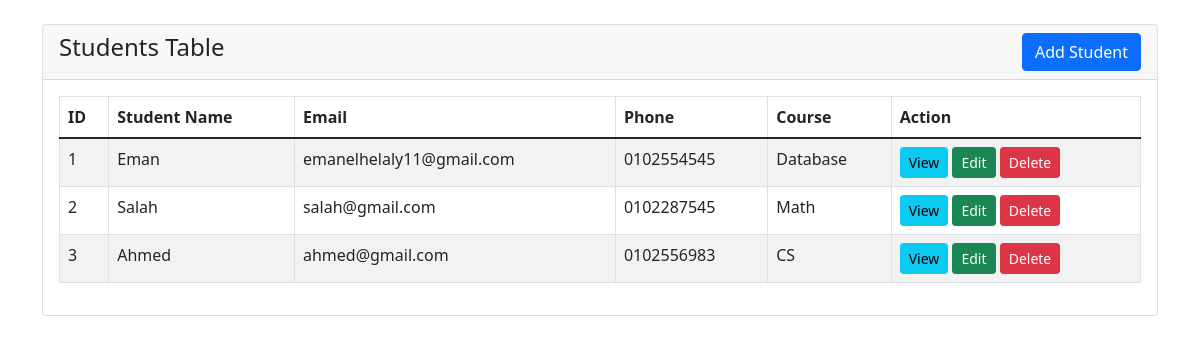
The page / on the database its author committed.
### tables this page shows
CREATE TABLE `students` (
  `id` int(11) NOT NULL,
  `name` varchar(200) NOT NULL,
  `email` varchar(200) NOT NULL,
  `phone` varchar(200) NOT NULL,
  `course` varchar(200) NOT NULL,
  `date` varchar(200) NOT NULL
);

### index.php (the view, shortened to what this page needs)
<?php
    require 'conn.php';
?>
<!doctype html>
<html lang="en">
  <head>
    <link href="https://cdn.jsdelivr.net/npm/bootstrap@5.1.3/dist/css/bootstrap.min.css" rel="stylesheet">
</head>
<body>
    <div class="container mt-4">
        <div class="row">
            <div class="col-md-12">
                <div class="card">
                    <div class="card-header">
                        <h4>Students Table
                            <a href="create.php" class="btn btn-primary float-end">Add Student</a>
                        </h4>
                    </div>
                    <div class="card-body">
                        <table class="table table-bordered table-striped">
                            <thead>
                                <tr>
                                    <th>ID</th>
                                    <th>Student Name</th>
                                    <th>Email</th>
                                    <th>Phone</th>
                                    <th>Course</th>
                                    <th>Action</th>
                                </tr>
                            </thead>
                            <tbody>
                                <?php
                                    $query = "SELECT * FROM students";
                                    $students = mysqli_query($con, $query);
                                    if(mysqli_num_rows($students) > 0)
                                    {
                                        foreach($students as $student)
                                        {
                                            ?>
                                            <tr>
                                                <td><?= $student['id']; ?></td>
                                                <td><?= $student['name']; ?></td>
                                                <td><?= $student['email']; ?></td>
                                                <td><?= $student['phone']; ?></td>
                                                <td><?= $student['course']; ?></td>
                                                <td>
                                                    <a href="view.php?id=<?= $student['id']; ?>" class="btn btn-info btn-sm">View</a>
                                                    <a href="edit.php?id=<?= $student['id']; ?>" class="btn btn-success btn-sm">Edit</a>
                                                    <form action="code.php" method="POST" class="d-inline">
                                                        <button type="submit" name="delete_student" value="<?=$student['id'];?>" class="btn btn-danger btn-sm">Delete</button>
                                                    </form>
                                                </td>
                                            </tr>
                                            <?php
                                        }
                                    }
                                    else
                                    {
                                        echo "<h5> No Record Found </h5>";
                                    }
                                ?>
                            </tbody>
                        </table>
                    </div>
                </div>
            </div>
        </div>
    </div>
</body>
</html>

### rows shown on the page
students: id "1", name "Eman", email "emanelhelaly11@gmail.com", phone "0102554545", course "Database"
students: id "2", name "Salah", email "salah@gmail.com", phone "0102287545", course "Math"
students: id "3", name "Ahmed", email "ahmed@gmail.com", phone "0102556983", course "CS"
